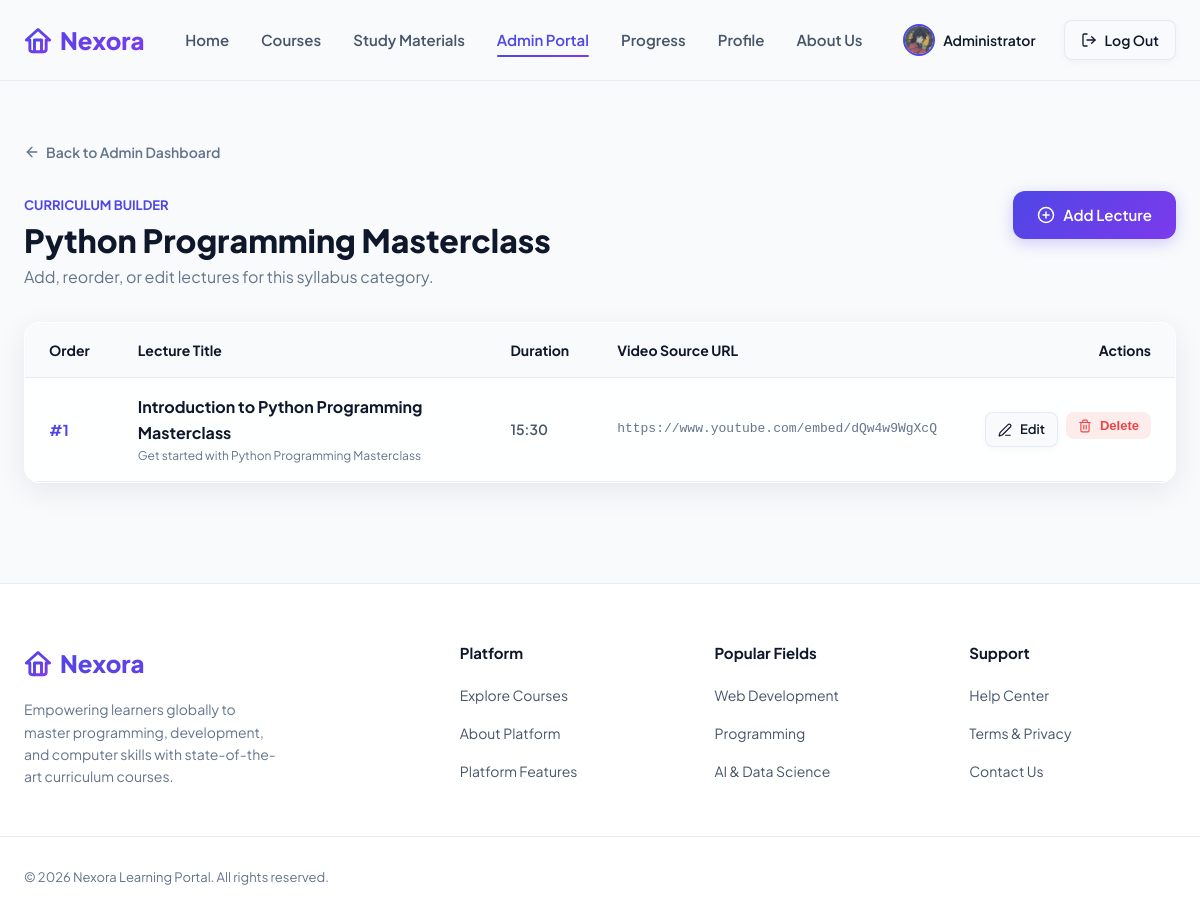
Page /admin/course/2/lectures (signed in) on the committed database.
### models.py (models this page shows, shortened)
class BaseModel(db.Model):
    __abstract__ = True

class User(BaseModel):
    __tablename__ = 'users'
    id = db.Column(db.Integer, primary_key=True)
    name = db.Column(db.String(100), nullable=False)
    email = db.Column(db.String(120), unique=True, nullable=False, index=True)
    password_hash = db.Column(db.String(255), nullable=False)
    bio = db.Column(db.Text, nullable=True)
    phone = db.Column(db.String(20), nullable=True)
    headline = db.Column(db.String(100), nullable=True)
    avatar_url = db.Column(db.String(255), nullable=True)
    created_at = db.Column(db.DateTime, default=lambda: datetime.now(timezone.utc))
    enrollments = db.relationship('Enrollment', backref='user', lazy=True, cascade="all, delete-orphan")
    progress_records = db.relationship('Progress', backref='user', lazy=True, cascade="all, delete-orphan")

class Course(BaseModel):
    __tablename__ = 'courses'
    id = db.Column(db.Integer, primary_key=True)
    title = db.Column(db.String(150), nullable=False)
    slug = db.Column(db.String(150), unique=True, nullable=False, index=True)
    description = db.Column(db.Text, nullable=False)
    category = db.Column(db.String(50), nullable=False, index=True)  # Web Development, Programming, Design, AI & Data
    difficulty = db.Column(db.String(20), nullable=False)  # Beginner, Intermediate, Advanced
    duration = db.Column(db.String(30), nullable=False)    # e.g., "12 hours", "8 hours"
    price = db.Column(db.Float, default=0.0)               # 0.0 means Free, or specific price e.g., 49.99
    thumbnail = db.Column(db.String(255), nullable=True)   # SVG or image URL
    gradient_start = db.Column(db.String(7), default='#4f46e5')  # Indigo
    gradient_end = db.Column(db.String(7), default='#7c3aed')    # Violet
    instructor = db.Column(db.String(100), default='Nexora Academy')
    rating = db.Column(db.Float, default=4.8)
    skills = db.Column(db.Text, nullable=True)
    requirements = db.Column(db.Text, nullable=True)
    created_at = db.Column(db.DateTime, default=lambda: datetime.now(timezone.utc))
    lectures = db.relationship('Lecture', backref='course', lazy=True, order_by='Lecture.order_num', cascade="all, delete-orphan")
    enrollments = db.relationship('Enrollment', backref='course', lazy=True, cascade="all, delete-orphan")
    materials = db.relationship('StudyMaterial', backref='course', lazy=True, cascade="all, delete-orphan")

class Lecture(BaseModel):
    __tablename__ = 'lectures'
    id = db.Column(db.Integer, primary_key=True)
    course_id = db.Column(db.Integer, db.ForeignKey('courses.id'), nullable=False)
    title = db.Column(db.String(150), nullable=False)
    duration = db.Column(db.String(20), nullable=False)    # e.g., "10:15", "8:45"
    video_url = db.Column(db.String(255), nullable=False)  # URL to youtube, vimeo, or local file
    description = db.Column(db.Text, nullable=True)
    order_num = db.Column(db.Integer, nullable=False)      # Position inside the course curriculum
    resources = db.Column(db.Text, nullable=True)          # Markdown lists of resources, downloads, or links
    progress_records = db.relationship('Progress', backref='lecture', lazy=True, cascade="all, delete-orphan")
    comments = db.relationship('Comment', backref='lecture', lazy=True, cascade="all, delete-orphan")

### app.py (the view)
@app.route('/admin/course/<int:course_id>/lectures')
@admin_required
def admin_course_lectures(course_id):
    course = Course.query.get_or_404(course_id)
    lectures = Lecture.query.filter_by(course_id=course_id).order_by(Lecture.order_num).all()
    return render_template('admin/lectures.html', course=course, lectures=lectures)

### app.py (called while the page is built)
@app.before_request
def load_logged_in_user():
    user_id = session.get('user_id')
    if user_id is None:
        g.user = None
    else:
        g.user = db.session.get(User, user_id)
        if g.user is None:
            session.clear()

def admin_required(view):
    @wraps(view)
    def wrapped_view(**kwargs):
        if g.user is None:
            return redirect(url_for('admin_login', next=request.url))
        if g.user.email != 'admin@nexora.com':
            flash('Unauthorized access. Admin privileges required.', 'danger')
            return redirect(url_for('home'))
        return view(**kwargs)
    return wrapped_view

### templates/admin/lectures.html (shortened to what this page needs)
{% extends "base.html" %}
{% block content %}
<section style="padding: 60px 0 100px 0;">
    <div class="container">
        <div style="margin-bottom: 24px;">
            <a href="{{ url_for('admin_dashboard') }}" style="display: inline-flex; align-items: center; gap: 6px; font-weight: 600; color: var(--color-text-muted); font-size: 14px;">
                <i data-lucide="arrow-left" style="width: 16px; height: 16px;"></i> Back to Admin Dashboard
            </a>
        </div>
        <div style="display: flex; justify-content: space-between; align-items: flex-start; margin-bottom: 32px; flex-wrap: wrap; gap: 20px;">
            <div>
                <span style="font-size: 13px; font-weight: 700; color: var(--color-primary); text-transform: uppercase; tracking-spacing: 0.05em;">Curriculum Builder</span>
                <h1 style="font-size: 32px; font-weight: 800; margin-top: 4px;">{{ course.title }}</h1>
                <p style="color: var(--color-text-muted); margin-top: 4px;">Add, reorder, or edit lectures for this syllabus category.</p>
            </div>
            <a href="{{ url_for('admin_lecture_create', course_id=course.id) }}" class="btn btn-primary">
                <i data-lucide="plus-circle" style="width: 18px; height: 18px;"></i> Add Lecture
            </a>
        </div>
        <div class="glass-card" style="padding: 0; overflow-x: auto; border-radius: 16px;">
            <table style="width: 100%; border-collapse: collapse; text-align: left; min-width: 800px;">
                <thead>
                    <tr style="border-bottom: 1px solid var(--color-border); background: rgba(241, 245, 249, 0.5);">
                        <th style="padding: 16px 24px; font-weight: 700; font-size: 14px; color: var(--color-text-title); width: 80px;">Order</th>
                        <th style="padding: 16px 24px; font-weight: 700; font-size: 14px; color: var(--color-text-title);">Lecture Title</th>
                        <th style="padding: 16px 24px; font-weight: 700; font-size: 14px; color: var(--color-text-title);">Duration</th>
                        <th style="padding: 16px 24px; font-weight: 700; font-size: 14px; color: var(--color-text-title);">Video Source URL</th>
                        <th style="padding: 16px 24px; font-weight: 700; font-size: 14px; color: var(--color-text-title); text-align: right;">Actions</th>
                    </tr>
                </thead>
                <tbody>
                    {% if lectures %}
                        {% for lecture in lectures %}
                            <tr style="border-bottom: 1px solid var(--color-border); transition: background var(--transition-fast);">
                                <td style="padding: 16px 24px; font-weight: 700; font-size: 15px; color: var(--color-primary);">
                                    #{{ lecture.order_num }}
                                </td>
                                <td style="padding: 16px 24px;">
                                    <div style="font-weight: 700; color: var(--color-text-title);">{{ lecture.title }}</div>
                                    <div style="font-size: 12px; color: var(--color-text-muted); max-width: 300px; overflow: hidden; text-overflow: ellipsis; white-space: nowrap;">
                                        {{ lecture.description or 'No description provided.' }}
                                    </div>
                                </td>
                                <td style="padding: 16px 24px; font-size: 14px; font-weight: 600;">
                                    {{ lecture.duration }}
                                </td>
                                <td style="padding: 16px 24px; font-size: 13px; font-family: monospace; color: var(--color-text-muted);">
                                    {{ lecture.video_url }}
                                </td>
                                <td style="padding: 16px 24px; text-align: right;">
                                    <div style="display: inline-flex; gap: 8px;">
                                        <a href="{{ url_for('admin_lecture_edit', course_id=course.id, lecture_id=lecture.id) }}" class="btn btn-secondary btn-sm" style="padding: 6px 12px; border-radius: 8px; font-size: 13px;">
                                            <i data-lucide="edit-3" style="width: 14px; height: 14px;"></i> Edit
                                        </a>
                                        <form action="{{ url_for('admin_lecture_delete', course_id=course.id, lecture_id=lecture.id) }}" method="POST" onsubmit="return confirm('Delete this lecture? This deletes student progression states associated with this lecture.');" style="display: inline;">
                                            <button type="submit" class="btn btn-danger btn-sm" style="padding: 6px 12px; border-radius: 8px; background: rgba(239, 68, 68, 0.1); color: var(--color-danger); border: none; font-size: 13px;">
                                                <i data-lucide="trash-2" style="width: 14px; height: 14px;"></i> Delete
                                            </button>
                                        </form>
                                    </div>
                                </td>
                            </tr>
                        {% endfor %}
                    {% else %}
                        <tr>
                            <td colspan="5" style="padding: 40px; text-align: center; color: var(--color-text-muted);">
                                No lectures registered for this course yet. Click "Add Lecture" to construct the syllabus curriculum.
                            </td>
                        </tr>
                    {% endif %}
                </tbody>
            </table>
        </div>
    </div>
</section>
{% endblock %}

### templates/base.html (shortened to what this page needs)
<!DOCTYPE html>
<html lang="en">
<head>
    <link rel="stylesheet" href="{{ url_for('static', filename='css/style.css') }}">
</head>
<body>
    <header class="app-header">
        <div class="container navbar">
            <a href="{{ url_for('home') }}" class="logo" id="brand-logo">
                <svg xmlns="http://www.w3.org/2000/svg" width="28" height="28" viewBox="0 0 24 24" fill="none" stroke="currentColor" stroke-width="2.5" stroke-linecap="round" stroke-linejoin="round"><path d="m12 3-10 9h3v8a2 2 0 0 0 2 2h10a2 2 0 0 0 2-2v-8h3L12 3z"/><path d="M9 22V12h6v10"/></svg>
                Nexora
            </a>
            <nav>
                <ul class="nav-links">
                    <li><a href="{{ url_for('home') }}" class="nav-link {% if request.path == '/' %}active{% endif %}">Home</a></li>
                    <li><a href="{{ url_for('courses') }}" class="nav-link {% if request.path.startswith('/courses') or request.path.startswith('/course') %}active{% endif %}">Courses</a></li>
                    <li><a href="{{ url_for('materials') }}" class="nav-link {% if request.path.startswith('/materials') %}active{% endif %}">Study Materials</a></li>
                    {% if g.user %}
                        {% if g.user.email == 'admin@nexora.com' %}
                            <li><a href="{{ url_for('admin_dashboard') }}" class="nav-link {% if request.path.startswith('/admin') %}active{% endif %}">Admin Portal</a></li>
                        {% endif %}
                        <li><a href="{{ url_for('dashboard') }}" class="nav-link {% if request.path.startswith('/dashboard') %}active{% endif %}">Progress</a></li>
                        <li><a href="{{ url_for('profile') }}" class="nav-link {% if request.path.startswith('/profile') %}active{% endif %}">Profile</a></li>
                    {% endif %}
                    <li><a href="{{ url_for('about') }}" class="nav-link {% if request.path == '/about' %}active{% endif %}">About Us</a></li>
                </ul>
            </nav>
            <div class="nav-actions">
                {% if g.user %}
                    <a href="{{ url_for('profile') }}" class="user-pill" style="display:inline-flex; align-items:center; gap:8px; text-decoration:none; color:var(--color-text-title); font-weight:600; font-size:14px; margin-right:12px;">
                        <img src="{{ g.user.avatar_url or 'https://ui-avatars.com/api/?name=' + g.user.name + '&background=4f46e5&color=fff' }}" alt="{{ g.user.name }}" style="width:32px; height:32px; border-radius:50%; object-fit:cover; border:2px solid var(--color-primary);">
                        <span>{{ g.user.name.split(' ')[0] }}</span>
                    </a>
                    <a href="{{ url_for('logout') }}" class="btn btn-secondary btn-sm" id="nav-logout-btn"><i data-lucide="log-out" style="width:16px; height:16px;"></i> Log Out</a>
                {% else %}
                    <a href="{{ url_for('login') }}" class="btn btn-text btn-sm" id="nav-signin-btn">Sign In</a>
                    <a href="{{ url_for('register') }}" class="btn btn-primary btn-sm" id="nav-signup-btn">Sign Up</a>
                {% endif %}
            </div>
        </div>
    </header>
    <main style="flex-grow:1;">
        {% block content %}{% endblock %}
    </main>
    <footer class="app-footer">
        <div class="container footer-grid">
            <div class="footer-brand">
                <a href="{{ url_for('home') }}" class="logo">
                    <svg xmlns="http://www.w3.org/2000/svg" width="28" height="28" viewBox="0 0 24 24" fill="none" stroke="currentColor" stroke-width="2.5" stroke-linecap="round" stroke-linejoin="round"><path d="m12 3-10 9h3v8a2 2 0 0 0 2 2h10a2 2 0 0 0 2-2v-8h3L12 3z"/><path d="M9 22V12h6v10"/></svg>
                    Nexora
                </a>
                <p>Empowering learners globally to master programming, development, and computer skills with state-of-the-art curriculum courses.</p>
            </div>
            <div class="footer-links-col">
                <h4>Platform</h4>
                <ul>
                    <li><a href="{{ url_for('courses') }}">Explore Courses</a></li>
                    <li><a href="{{ url_for('about') }}">About Platform</a></li>
                    <li><a href="{{ url_for('home') }}#features">Platform Features</a></li>
                </ul>
            </div>
            <div class="footer-links-col">
                <h4>Popular Fields</h4>
                <ul>
                    <li><a href="{{ url_for('courses', category='Web Development') }}">Web Development</a></li>
                    <li><a href="{{ url_for('courses', category='Programming') }}">Programming</a></li>
                    <li><a href="{{ url_for('courses', category='AI & Data') }}">AI & Data Science</a></li>
                </ul>
            </div>
            <div class="footer-links-col">
                <h4>Support</h4>
                <ul>
                    <li><a href="#">Help Center</a></li>
                    <li><a href="#">Terms & Privacy</a></li>
                    <li><a href="#">Contact Us</a></li>
                </ul>
            </div>
        </div>
        <div class="container footer-bottom">
            <p>&copy; 2026 Nexora Learning Portal. All rights reserved.</p>
        </div>
    </footer>
</body>
</html>

### rows in the picture
User: user (picture), user.name "Administrator"
Course: title "Python Programming Masterclass"
Lecture: order_num "1", title "Introduction to Python Programming Masterclass", description "Get started with Python Programming Masterclass", duration "15:30", video_url "https://www.youtube.com/embed/dQw4w9WgXcQ"
